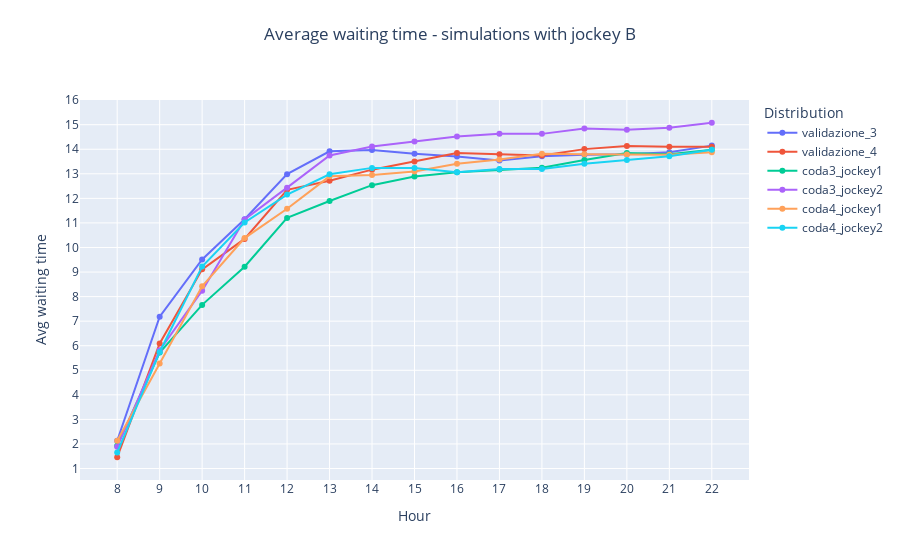

Source (notebook cell):
### Code cell
# Average waiting time
normalize = False

fig =  go.Figure()

fig = add_simulation_to_plot(fig, df_simulations, 'validazione_3', "Avg_waiting_times_standard", normalize=normalize)
fig = add_simulation_to_plot(fig, df_simulations, 'validazione_4', "Avg_waiting_times_standard", normalize=normalize)
fig = add_simulation_to_plot(fig, df_simulations, 'coda3_jockey1', "Avg_waiting_times_standard", normalize=normalize)
fig = add_simulation_to_plot(fig, df_simulations, 'coda3_jockey2', "Avg_waiting_times_standard", normalize=normalize)
fig = add_simulation_to_plot(fig, df_simulations, 'coda4_jockey1', "Avg_waiting_times_standard", normalize=normalize)
fig = add_simulation_to_plot(fig, df_simulations, 'coda4_jockey2', "Avg_waiting_times_standard", normalize=normalize)


fig = decorate_figure(fig,
    title="Average waiting time - simulations with jockey B",
    y_axis_title="Avg waiting time", dtick=1)

fig.show()
fig.write_image("doc/report/images/results/avg_wt_jockey_b.png", scale=IMAGE_SCALE)

### Figure 1 — Plotly figure (JSON) as saved in the notebook; plotly's stock layout.template omitted (floating-point values rounded to 4 significant figures)
{"data": [{"mode": "lines+markers", "name": "validazione_3", "type": "scatter", "x": [8, 9, 10, 11, 12, 13, 14, 15, 16, 17, 18, 19, 20, 21, 22], "y": [2.132, 7.181, 9.515, 11.15, 12.99, 13.92, 13.97, 13.82, 13.71, 13.55, 13.71, 13.78, 13.8, 13.88, 14.15]}, {"mode": "lines+markers", "name": "validazione_4", "type": "scatter", "x": [8, 9, 10, 11, 12, 13, 14, 15, 16, 17, 18, 19, 20, 21, 22], "y": [1.459, 6.093, 9.111, 10.35, 12.35, 12.72, 13.17, 13.5, 13.85, 13.79, 13.74, 14.01, 14.13, 14.1, 14.1]}, {"mode": "lines+markers", "name": "coda3_jockey1", "type": "scatter", "x": [8, 9, 10, 11, 12, 13, 14, 15, 16, 17, 18, 19, 20, 21, 22], "y": [1.929, 5.724, 7.663, 9.218, 11.2, 11.89, 12.54, 12.89, 13.07, 13.17, 13.25, 13.56, 13.85, 13.79, 13.98]}, {"mode": "lines+markers", "name": "coda3_jockey2", "type": "scatter", "x": [8, 9, 10, 11, 12, 13, 14, 15, 16, 17, 18, 19, 20, 21, 22], "y": [1.89, 5.815, 8.241, 11.14, 12.44, 13.75, 14.11, 14.32, 14.52, 14.63, 14.63, 14.84, 14.79, 14.87, 15.08]}, {"mode": "lines+markers", "name": "coda4_jockey1", "type": "scatter", "x": [8, 9, 10, 11, 12, 13, 14, 15, 16, 17, 18, 19, 20, 21, 22], "y": [2.128, 5.279, 8.423, 10.38, 11.58, 12.9, 12.96, 13.09, 13.41, 13.58, 13.82, 13.8, 13.79, 13.78, 13.88]}, {"mode": "lines+markers", "name": "coda4_jockey2", "type": "scatter", "x": [8, 9, 10, 11, 12, 13, 14, 15, 16, 17, 18, 19, 20, 21, 22], "y": [1.652, 5.747, 9.222, 11.02, 12.15, 12.98, 13.24, 13.24, 13.06, 13.2, 13.19, 13.41, 13.56, 13.71, 13.98]}], "layout": {"legend": {"title": {"text": "Distribution"}}, "title": {"text": "Average waiting time - simulations with jockey B", "x": 0.5, "xanchor": "center", "y": 0.95, "yanchor": "top"}, "xaxis": {"dtick": 1, "tick0": 0, "tickmode": "linear", "title": {"text": "Hour"}}, "yaxis": {"dtick": 1, "tick0": 0, "tickmode": "linear", "title": {"text": "Avg waiting time"}}}}
